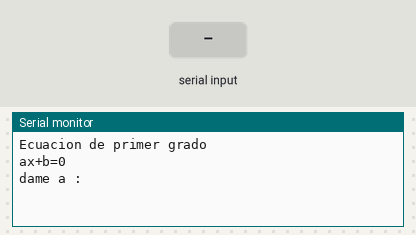
The sketch below on a simulated Arduino Uno, built with avr-gcc and run on an emulated ATmega328P. On the bench: the last lines printed to the serial monitor. The test bench sets the inputs (shaded band).

Above: at 1.2 s.
1.3 s: "90,45\n" received over Serial
At 2.63 s:
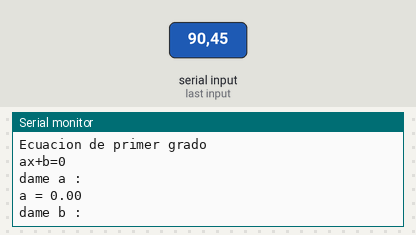
2.8 s: "30,150\n" received over Serial
At 3.7 s:
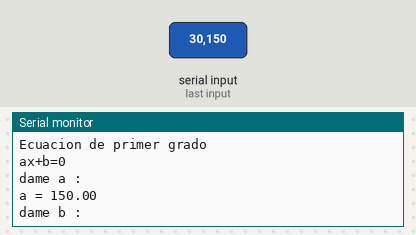
4.3 s: "0\n" received over Serial
At 5.38 s:
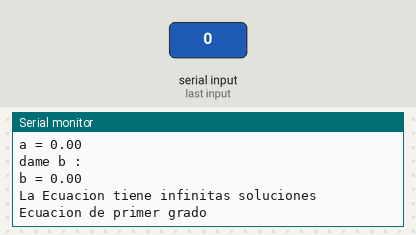
Timing chart, 0 to 7.3 s (numbered marks = the images above; inputs shaded):
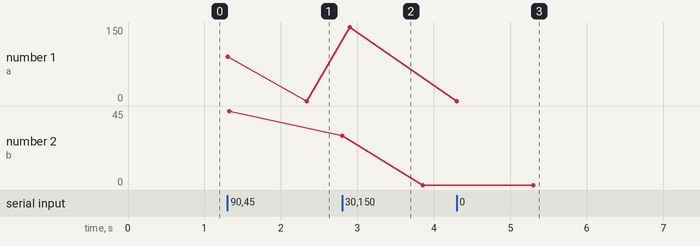

Measured:
- after the input at 1.3 s, the serial monitor: prints a new line at once (image 1)
- after the input at 2.8 s, the serial monitor: prints a new line at once (image 2)
- after the input at 4.3 s, the serial monitor: prints a new line after 1.0 s (image 3)
- plotted number 1: 0 → 150 after the input at 2.8 s

The sketch:

arduino.13.ecuacionprimergradocompleto.ino
```cpp
//Ecuacion de primer grado verificando que a!=0
float a = 0; //se declara a de tipo float y con valor 0
float b = 0; //se declara b de tipo float y con valor 0
float x = 0; //se declara x de tipo float y con valor 0
int condicion = 0; //condicion que controla el flujo del programa

void setup() {              //esta funcion solo se ejecuta una sola vez
  Serial.begin(9600);       //configura el puerto serial a 9600 de velocidad
}

void loop() {
  Serial.println("");
  Serial.println("Ecuacion de primer grado ");
  Serial.println("ax+b=0 ");
  Serial.println("dame a : ");

  while (condicion == 0) {        //si se cumple la condicion cero entrar
    if (Serial.available() > 0) { //si hay dato en el serial entrar
      a = Serial.parseFloat();    //el valor de "a" en float.
      Serial.print("a = ");       //mostrar el valor de
      Serial.println(a);          //de la variable "a"
      Serial.println("dame b : ");
      condicion = 1;              //cambia la condicion por 1 para salir
    }
  }

  while (condicion == 1) {     //como ahora la condicion vale 1 se entra
    if (Serial.available() > 0) { //si hay  dato en el  serial, se entra
      b = Serial.parseFloat(); //se entra el valor de b tipo float
      Serial.print("b = ");    //muestra el valor
      Serial.println(b);       //de la variable "b"
      condicion = 2;           //cambia la condicion por 2 para salir
    }
  }
  //salimos de los bucles while, verificar que a!=0
  if (a == 0) { //si a==0 , no tiene solucion o infinitas soluciones
    if (b == 0) {//si b=0 se tiene infinitas soluciones
      Serial.println("La Ecuacion tiene infinitas soluciones");
      condicion = 0;
    }
    if (b != 0) {//si b tiene algun valor no se tiene solucion.
      Serial.println("La Ecuacion no tiene solucion");
      condicion = 0;  //se cambia la condicion y se regresa al inicio
    }

  }
  if (a != 0) {
    x = -1 * b / a; //se calcula "x" y se guarda en "x"
    Serial.print("x es: ");
    Serial.println(x);   //se muestra la variable x
    Serial.println("");
    condicion = 0;  //se cambia la condicion a 0 de esa manera se regresa al bucle inicial
  }
}
```
